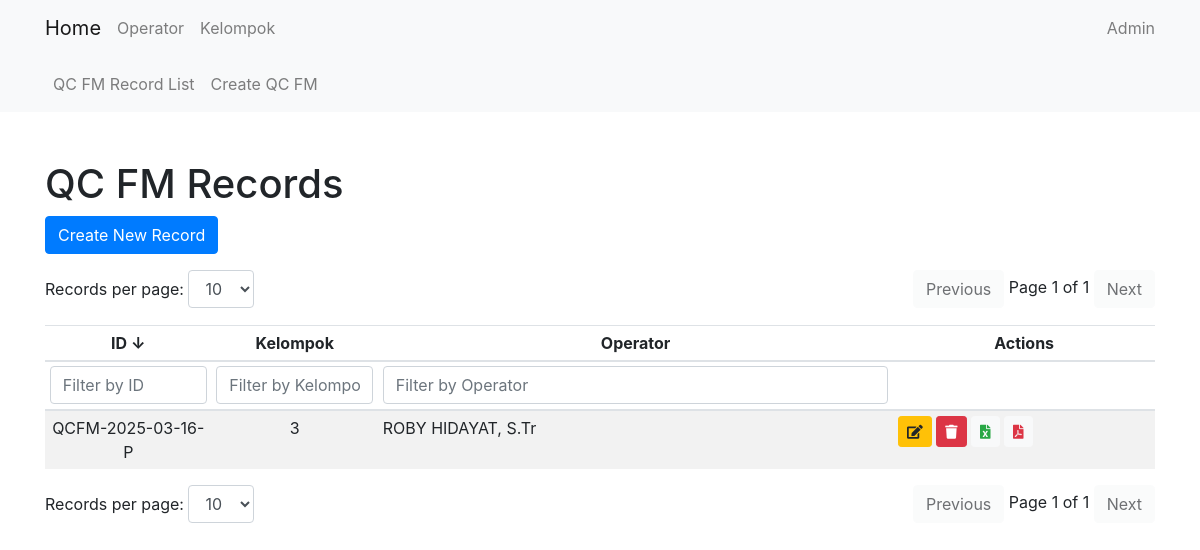
Page /qcfm/ on the earlier database version.
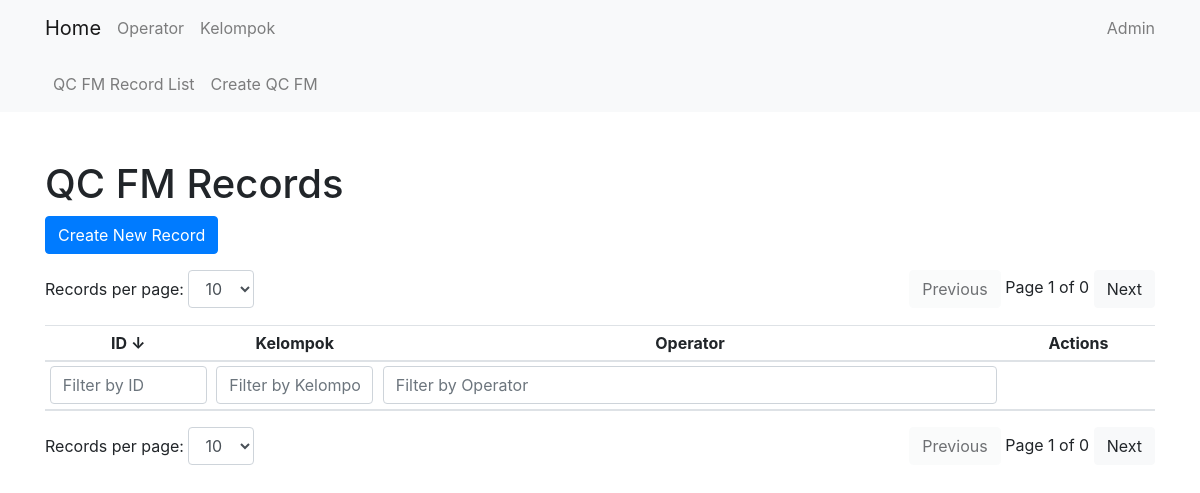
Same page on the later database version.
### qcfm/models.py (models this page shows, shortened)
class QcFmRecord(models.Model):
    date = models.DateField(default=get_default_date)
    qcfm_id = models.CharField(max_length=17, default='0')
    shift = models.CharField(max_length=15, choices=SHIFT, default='P')
    kelompok = models.CharField(max_length=1, choices=KELOMPOK, default='1')
    jam_pelaksanaan = models.TimeField(default=(timezone.now() + timezone.timedelta(hours=7)).replace(second=0, microsecond=0))
    qcfm_prev = models.TextField(default='0')
    qcfm = models.TextField(default='0')
    operator = models.ForeignKey(Operator, on_delete=models.CASCADE)
    NIP = models.CharField(max_length=18, default='0', blank=True, null=True)
    kel_sebelum = models.CharField(max_length=1, choices=KELOMPOK, default='1')

### core/models.py (models this page shows)
class Operator(models.Model):
    name = models.CharField(max_length=100)
    NIP = models.CharField(max_length=18)
    nickname = models.CharField(max_length=100, default='')
    def __str__(self):
        return self.name

### qcfm/views.py (the view)
# urls.py: path('', QcFmRecordListView.as_view(), name='qcfmrecord_list'),
class QcFmRecordListView(ListView):
    model = QcFmRecord
    template_name = 'qcfm/qcfmrecord_list.html'
    context_object_name = 'qcfmrecords'

### qcfm/templates/qcfm/qcfmrecord_list.html (shortened to what this page needs)
{% extends 'core/base.html' %}
{% block content %}
<h1 class="mt-5">QC FM Records</h1>
<a href="{% url 'qcfm:qcfmrecord_create' %}" class="btn btn-primary mb-3">Create New Record</a>
<div class="d-flex justify-content-between mb-3">
    <div>
        <label for="recordsPerPageTop">Records per page:</label>
        <select id="recordsPerPageTop" class="form-control d-inline-block w-auto">
            <option value="10" selected>10</option>
        </select>
    </div>
    <div>
        <button id="prevPageTop" class="btn btn-light">Previous</button>
        <span id="pageInfoTop"></span>
        <button id="nextPageTop" class="btn btn-light">Next</button>
    </div>
</div>
<div class="table-responsive">
    <table class="table table-striped table-sm" id="qcFmRecordTable">
        <thead>
            <tr>
                <th onclick="sortTable(0)" style="cursor: pointer; text-align: center;" width="15%">ID <span id="idSortArrow">↓</span></th>
                <th onclick="sortTable(1)" style="cursor: pointer; text-align: center;" width="15%">Kelompok </th>
                <th onclick="sortTable(2)" style="cursor: pointer; text-align: center;">Operator </th>
                <th style="text-align: center;">Actions</th>
            </tr>
            <tr>
                <th><input type="text" id="idFilter" onkeyup="filterTable(0)" placeholder="Filter by ID" class="form-control"></th>
                <th><input type="text" id="kelompokFilter" onkeyup="filterTable(1)" placeholder="Filter by Kelompok" class="form-control"></th>
                <th><input type="text" id="operatorFilter" onkeyup="filterTable(2)" placeholder="Filter by Operator" class="form-control"></th>
                <th></th>
            </tr>
        </thead>
        <tbody id="qcFmRecordTableBody">
            {% for record in qcfmrecords|dictsortreversed:"qcfm_id" %}
            <tr>
                <td style="text-align: center;">{{ record.qcfm_id }}</td>
                <td style="text-align: center;">{{ record.kelompok }}</td>
                <td>{{ record.operator }}</td>
                <td>
                    <a href="{% url 'qcfm:qcfmrecord_update' record.pk %}" class="btn btn-sm btn-warning" data-toggle="tooltip" title="Edit">
                        <i class="fas fa-edit"></i>
                    </a>
                    <form action="{% url 'qcfm:qcfmrecord_delete_direct' record.pk %}" method="post" style="display:inline;">
                        <button type="button" class="btn btn-sm btn-danger delete-button" data-toggle="tooltip" title="Delete">
                            <i class="fas fa-trash"></i>
                        </button>
                    </form>
                    <a href="{% url 'qcfm:export_to_excel' record.pk %}" class="btn btn-sm btn-light text-success" data-toggle="tooltip" title="Export to Excel">
                        <i class="fas fa-file-excel"></i>
                    </a>
                    <a href="{% url 'qcfm:export_to_pdf' record.pk %}" class="btn btn-sm btn-light text-danger" data-toggle="tooltip" title="Export to PDF">
                        <i class="fas fa-file-pdf"></i>
                    </a>
                </td>
            </tr>
            {% endfor %}
        </tbody>
    </table>
</div>
<div class="d-flex justify-content-between">
    <div>
        <label for="recordsPerPage">Records per page:</label>
        <select id="recordsPerPage" class="form-control d-inline-block w-auto">
            <option value="10" selected>10</option>
        </select>
    </div>
    <div>
        <button id="prevPage" class="btn btn-light">Previous</button>
        <span id="pageInfo"></span>
        <button id="nextPage" class="btn btn-light">Next</button>
    </div>
</div>
{% endblock %}

Differences in the rows shown:
removed QcFmRecord: qcfm_id "QCFM-2025-03-16-P", kelompok "3", operator "ROBY HIDAYAT, S.Tr"
Other differences:
text written by a page script: "Page 1 of 1" → "Page 1 of 0"
